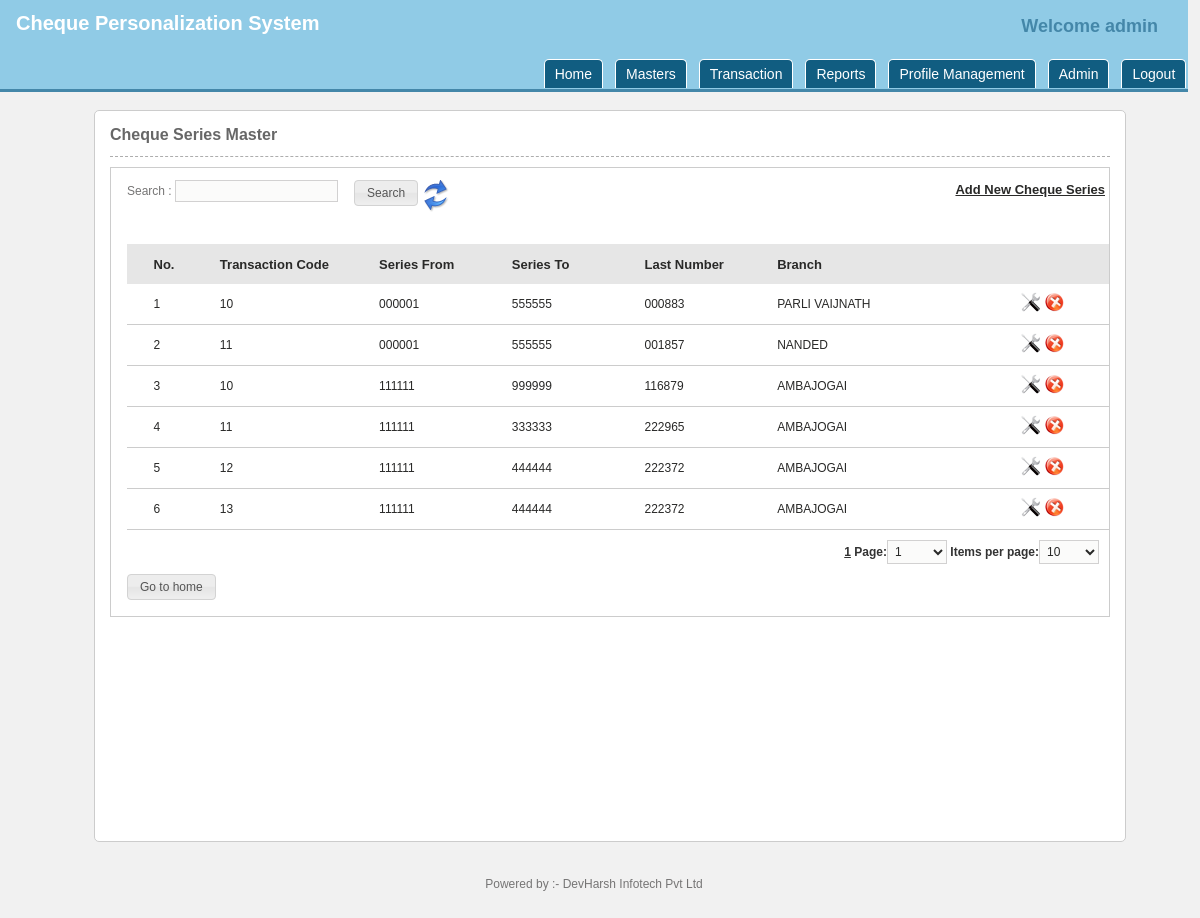
The page /manage_chequeseries.php (signed in) on the database its author committed.
### tables this page shows
CREATE TABLE `tb_cps_chequeseries` (
  `series_id` int(11) NOT NULL AUTO_INCREMENT,
  `series_transationcode` int(2) NOT NULL,
  `series_branchcode` int(3) NOT NULL,
  `serise_branchcode_branch` int(11) NOT NULL,
  `series_from` int(6) unsigned zerofill NOT NULL,
  `series_to` int(6) unsigned zerofill NOT NULL,
  `series_lastno` int(6) unsigned zerofill NOT NULL,
  `serise_Bank` int(3) NOT NULL,
  `branch_sub_code` varchar(10) DEFAULT NULL,
  PRIMARY KEY (`series_id`)
);

CREATE TABLE `tb_branchdetails` (
  `branch_id` int(200) NOT NULL AUTO_INCREMENT,
  `branch_code` varchar(10) NOT NULL,
  `branch_name` varchar(100) NOT NULL,
  `branch_micr` varchar(20) NOT NULL,
  `branch_atparmicrcode` varchar(20) NOT NULL,
  `branch_address1` varchar(85) NOT NULL,
  `branch_address2` varchar(65) NOT NULL,
  `branch_address3` varchar(85) NOT NULL,
  `branch_country_id` int(3) NOT NULL DEFAULT '0',
  `branch_state_id` int(11) NOT NULL,
  `branch_city_id` int(11) NOT NULL,
  `branch_suburb_id` int(4) NOT NULL,
  `branch_pin` int(15) NOT NULL,
  `branch_telephone1` varchar(12) NOT NULL,
  `branch_telephone2` varchar(12) NOT NULL,
  `branch_contactperson1` varchar(50) NOT NULL,
  `branch_contactperson2` varchar(50) NOT NULL,
  `branch_contactpersonmobile1` varchar(50) NOT NULL,
  `branch_contactpersonmobile2` varchar(50) NOT NULL,
  `branch_email1` varchar(30) NOT NULL,
  `branch_email2` varchar(30) NOT NULL,
  `branch_holiday` varchar(20) DEFAULT NULL,
  `branch_neftifsccode` varchar(20) NOT NULL,
  `branch_printers` text,
  `branch_working_hours` float DEFAULT NULL,
  `branch_clearingthrough` tinyint(1) NOT NULL DEFAULT '0',
  `branch_clearingcenter` tinyint(1) NOT NULL DEFAULT '0',
  `clr_bank_code` varchar(15) NOT NULL,
  `clr_bank_city` int(5) NOT NULL,
  `branch_City_Code` int(3) unsigned zerofill NOT NULL,
  `branch_Services` varchar(100) NOT NULL,
  `branch_reg_busi_hrs` varchar(100) NOT NULL,
  `branch_half_busi_hrs` varchar(100) NOT NULL,
  `branch_sunday_working` varchar(100) NOT NULL,
  `branch_tollfree_no` varchar(20) NOT NULL,
  `branch_sub_code` varchar(10) DEFAULT NULL,
  PRIMARY KEY (`branch_id`)
);

### functions.php (called while the page is built, shortened)
<?php require_once('global.php');
function authentication_groups_pemissions($pagename,$type="",$permissionread="",$permissionwrite="",$permissionedit="")
{
	return true;
}
?>

### global.php (called while the page is built, shortened)
<?php session_start();
	if (!isset($nodb)) {
		require_once(ROOT_CLASSES.'mysql.class.php');
	}
	require_once('functions.php');
	$host = 'localhost';
	$user = 'root';
	$pass = '';
	$name = 'db_sab';
	if (!isset($nodb)) {
		$db = new db($user,$pass,$name,$host);
	}
?>

### classes/mysql.class.php (called while the page is built, shortened)
<?php
	class db {
		function __construct($dbuser, $dbpassword, $dbname, $dbhost) {
			$this->dbh = @mysqli_connect($dbhost,$dbuser,$dbpassword);
		}
		function query($query, $output = OBJECT, $insID = true)  {
			$this->last_result = null;
			$this->result = mysqli_query($this->dbh,$query);
			if ( mysqli_error($this->dbh) ) {
				$this->print_error();
			}
			else {
				if ( $this->result ) {
					$i=0;
					$this->get_colCount = @mysqli_num_fields($this->result);
					$i=0;
					while ( $row = @mysqli_fetch_object($this->result) ) {
						$this->last_result[$i] = $row;
						$i++;
					}
					if ($insID) {
						return mysqli_insert_id($this->dbh);
					}
				}
			}
		}
		function get_results($query=null, $output = OBJECT) {
			if ( $query ) {
				$this->query($query);
			}
			if ( $output == OBJECT ) {
				return $this->last_result;
			}
		}
	}
?>

### manage_chequeseries.php (the view, shortened to what this page needs)
<?php
require_once('global.php');
require_once ('classes/paginator.class.php');
if(isset($_REQUEST['searchterm']) && !empty($_REQUEST['searchterm']) ) {
	$sql = "SELECT c.series_id,c.series_branchcode,c.series_from,c.series_to,c.series_lastno,c.serise_Bank,c.series_transationcode,bk.bank_name, br.branch_name FROM tb_cps_chequeseries c inner join tb_branchdetails br on c.series_branchcode = br.branch_id inner join tb_bankdetails bk on c.serise_Bank = bk.bank_id where c.series_transationcode = '".GetSQLValueString($_REQUEST['searchterm'],"text")."' or bk.bank_name like '%".GetSQLValueString($_REQUEST['searchterm'],"text")."%' or br.branch_name like '%".GetSQLValueString($_REQUEST['searchterm'],"text")."%'";
	$sql .= " order by br.branch_name asc";
} else {
	$sql = "SELECT c.series_id,c.series_branchcode,c.series_from,c.series_to,c.series_lastno,c.serise_Bank,c.series_transationcode,bk.bank_name, br.branch_name FROM tb_cps_chequeseries c inner join tb_branchdetails br on c.series_branchcode = br.branch_id inner join tb_bankdetails bk on c.serise_Bank = bk.bank_id ";
	$sql .= " order by series_id asc";
}
$res_sql = $db->get_results($sql);
$pages = new Paginator;
$pages->items_total = count($res_sql);
$pages->mid_range = 7;
$pages->limit = 10;
$pages->default_ipp = 10;
$pages->paginate();
$sql_with_paging = $sql ." $pages->limit ";
$i = ($pages->current_page  - 1)  * $pages->items_per_page ;
?>
<!DOCTYPE html PUBLIC "-//W3C//DTD XHTML 1.0 Strict//EN" "http://www.w3.org/TR/xhtml1/DTD/xhtml1-strict.dtd">
<html xmlns="http://www.w3.org/1999/xhtml">
<head>
<link rel="stylesheet" href="css/stylecss.css" type="text/css" />
<?php include('includes.php'); ?>
</head>
<body>
<?php require_once('header.php');	?>
                <div id="formdiv">
					<div id="formheading">Cheque Series Master</div>
					<div id="formfields">
							<table width="100%" border="0" cellspacing="0" cellpadding="0" style="border:1px solid; border-color:#cccccc;">
								<tr>
									<td width="100%" style="padding-left:16px;" height="60px" align="left" valign="middle">
										<form id="frmsearch" name="frmsearch" action="<?php echo $_SERVER['PHP_SELF']; ?>" method="get">
											<div class="searchdiv">
												<div style="float:left"><label>Search :
													<input id="searchterm" name="searchterm" class="formelement" type="text" />
												</div>
												<div style="float:left">
													&nbsp;&nbsp;&nbsp; <input type="submit" name="search" id="search" value="Search" />
												</div>
												<div style="float:left">
													<a href="manage_chequeseries.php"><img src="images/refresh.png" alt="Refresh"></a>
												</div>
												<div style="float:right">
													<?php if(authentication_groups_pemissions($page_name,"","Y","Y","")):?>
													<a href="add_chequeseries.php" class="formtitlehead" style="text-decoration:underline">Add New Cheque Series</a>&nbsp;
													<?php endif;?>
												</div>
											</div>
										</form>
									</td>
								</tr>
								<tr>
									<td align="left" valign="top" style="padding-left:16px; padding-top:16px; padding-bottom:16px">
										<table width="100%" border="0" cellspacing="0" cellpadding="0">
											<tr>
												<td  width="100%" align="left">
													<table width="100%" border="0" cellspacing="0" cellpadding="0" id="categorytable">
														<thead>
															<tr class="formtitlehead" style="background-color:#E6E6E6">
																<th width="2%" style="height:40px" align="left">&nbsp;</th>
																<th width="5%" align="left">No.</th>
																<th width="12%" align="left">Transaction Code</th>
																<th width="10%" align="left">Series From</th>
																<th width="10%" align="left">Series To</th>
																<th width="10%" align="left">Last Number</th>
																<th width="15%" align="left">Branch</th>
																<th width="10%">&nbsp;</th>
															</tr>
														</thead>
														<tbody>
															<?php if($res_cat = $db->get_results($sql_with_paging)) {
																	foreach($res_cat as $row) {
															?>
																<tr class="alternate" id="row_<?php echo $row->series_id; ?>" style="border-bottom:1px solid #ccc">
																    <td style="border-bottom:1px solid #ccc; height:40px" align="left" valign="middle"></td>
																    <td style="border-bottom:1px solid #ccc" align="left" valign="middle" class="formtitle"><?php echo ++$i; ?></td>
																    <td style="border-bottom:1px solid #ccc" align="left" valign="middle" class="formtitle"><?php echo stripslashes($row->series_transationcode); ?></td>
																    <td style="border-bottom:1px solid #ccc" align="left" valign="middle" class="formtitle"><?php echo stripslashes($row->series_from); ?></td>
																	<td style="border-bottom:1px solid #ccc" align="left" valign="middle" class="formtitle"><?php echo stripslashes($row->series_to); ?></td>
																	<td style="border-bottom:1px solid #ccc" align="left" valign="middle" class="formtitle"><?php echo stripslashes($row->series_lastno); ?></td>
																	<td style="border-bottom:1px solid #ccc" align="left" valign="middle" class="formtitle"><?php echo stripslashes($row->branch_name); ?></td>
																	<td style="border-bottom:1px solid #ccc" align="center" valign="middle">
																		<a href="<?php echo ADMIN_ROOT; ?>edit_chequeseries.php?todo=edit&id=<?php echo $row->series_id; ?>"><img src="<?php echo ADMIN_IMAGES; ?>icon_edit.png" title="Edit" border="0" /></a>
																		<img id="<?php echo $row->series_id; ?>" src="<?php echo ADMIN_IMAGES; ?>icon_delete.png" width="20" height="19" border="0" class="remove pointer" title="Remove" />
																	</td>
																</tr>
																<?php } } else {?>
																	<tr>
																	  <td colspan="5" class="formtitle">No cheque series added.</td>
																	</tr>
																<?php } ?>
														</tbody></table>
												</td>
											</tr>
											<tr>
												<td width="100%" colspan="10">
													<div id="divpaging">
														<div id="pager1" class="paging">
														  <?php
																	echo $pages->display_pages();
																	echo $pages->display_jump_menu();
																	echo $pages->display_items_per_page();
														  ?>
														</div>
													</div>
												</td>
											</tr>
											<tr>
												<td width="100%" colspan="10">
												<input type="button" name="submit3" id="submit3" value="Go to home" class="submitbutton" onClick="window.location.href='home.php'" />
												</td>
											</tr>
										</table>
									</td>
								</tr>
							</table>
					</div>
                </div>
            </div>
        </div>
    </div>
	<?php require_once('footer.php');	?>
</body>
</html>

### css/stylecss.css (style rules this page uses)
body { background-color:#f1f1f1; margin:0px; overflow-y: visible; width: 99%; }
* { margin:0px; padding:0px; }
img { border:none 0px; }
a img { border:none 0px; }
.formtitle { font-family:Arial, Helvetica, sans-serif; font-size:12px; font-weight:normal; color:#292928; text-decoration:none; }
.formtitlehead { font-family:Arial, Helvetica, sans-serif; font-size:13px; font-weight:normal; color:#292928; text-decoration:none; font-weight:bold; }
#formdiv { float:left; width:100%; margin:0px 0px 0px 0px; }
#formheading { color:#676767; width:100%; float:left; font-family:Verdana, Geneva, sans-serif; font-size:16px; padding:0px 0px 12px 0px; border-bottom:1px dashed #adadad; font-weight:bold; }
#formfields { width:100%; float:left; margin:10px 0px 0px 0px; }
#formfields input[type="text"] { background-color: #FBFBFA; border: 1px solid #D2D1D1; color: #292928; font-family: Arial,Helvetica,sans-serif; font-size: 12px; font-weight: normal; outline: medium none; padding: 3px; text-decoration: none; }
#formfields label { font-family:Verdana, Geneva, sans-serif; font-size:12px; color:#767575; }
.pointer { cursor:pointer; }
.paging { float: right; font-size: 11px; font-weight: bold; margin-bottom: 10px; margin-right: 10px; margin-top: 10px; font-family:Arial, Helvetica, sans-serif; font-size:12px; color:#333333; }
.submitbutton { padding: 0.4em 1em; cursor: pointer; display: inline-block; margin-right: 0.1em; overflow: visible; position: relative; text-align: center; text-decoration: none !important; border-radius: 4px 4px 4px 4px; background: url("images/ui-bg_glass_75_e6e6e6_1x400.png") repeat-x scroll 50% 50% #E6E6E6; border: 1px solid #D3D3D3; color: #555555; font-weight: normal; font-family: Verdana,Arial,sans-serif; font-size: 12px; }

### rows shown on the page
tb_cps_chequeseries: series_transationcode "10", series_from "000001", series_to "555555", series_lastno "000883", tb_branchdetails.branch_name "PARLI VAIJNATH"
tb_cps_chequeseries: series_transationcode "11", series_from "000001", series_to "555555", series_lastno "001857", tb_branchdetails.branch_name "NANDED"
tb_cps_chequeseries: series_transationcode "10", series_from "111111", series_to "999999", series_lastno "116879", tb_branchdetails.branch_name "AMBAJOGAI"
tb_cps_chequeseries: series_transationcode "11", series_from "111111", series_to "333333", series_lastno "222965", tb_branchdetails.branch_name "AMBAJOGAI"
tb_cps_chequeseries: series_transationcode "12", series_from "111111", series_to "444444", series_lastno "222372", tb_branchdetails.branch_name "AMBAJOGAI"
tb_cps_chequeseries: series_transationcode "13", series_from "111111", series_to "444444", series_lastno "222372", tb_branchdetails.branch_name "AMBAJOGAI"

### other values the page prints
$_SESSION['admin_username'] "admin"
$poweredby "DevHarsh Infotech Pvt Ltd"
form field value "1"
form field value "10"
